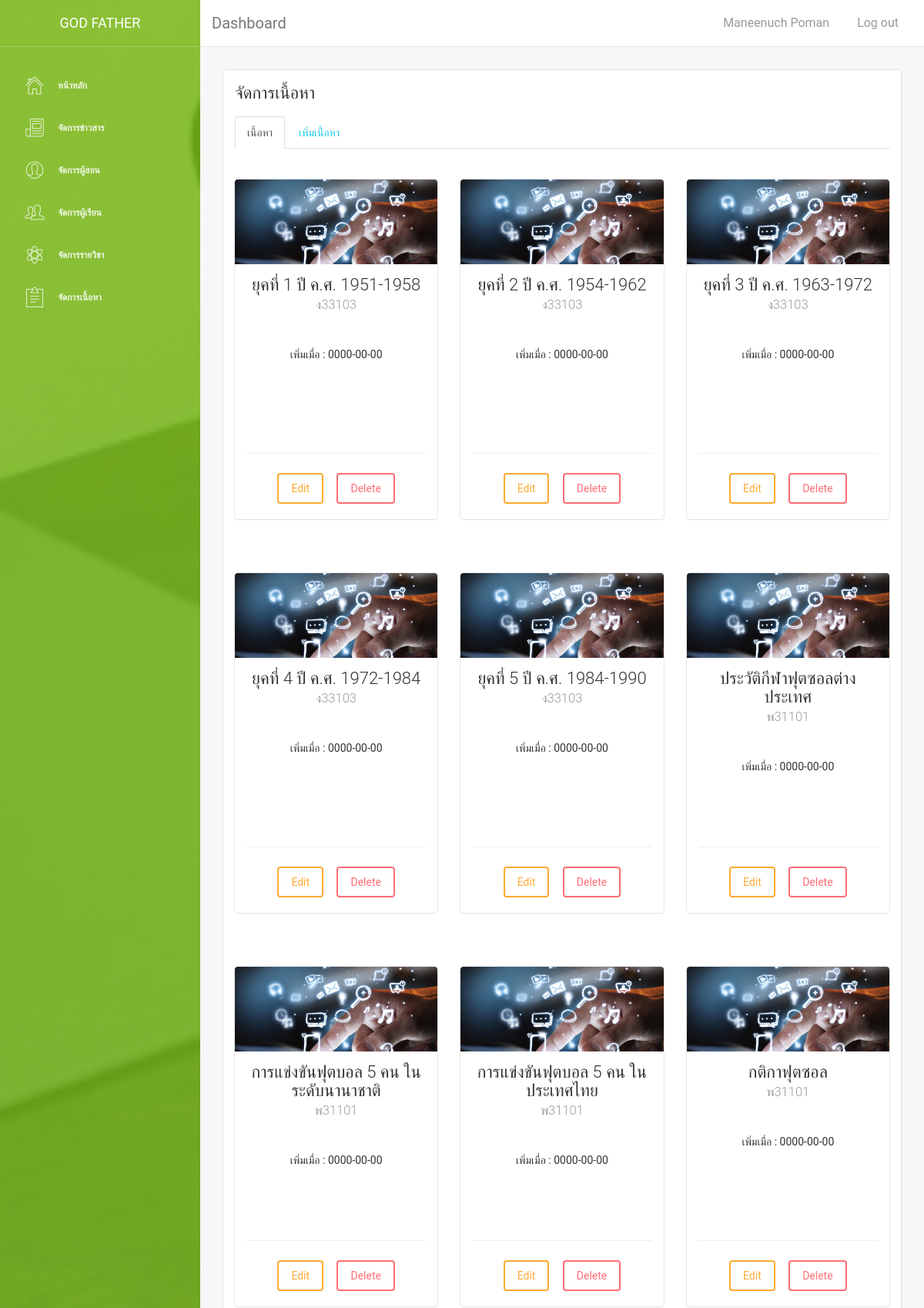
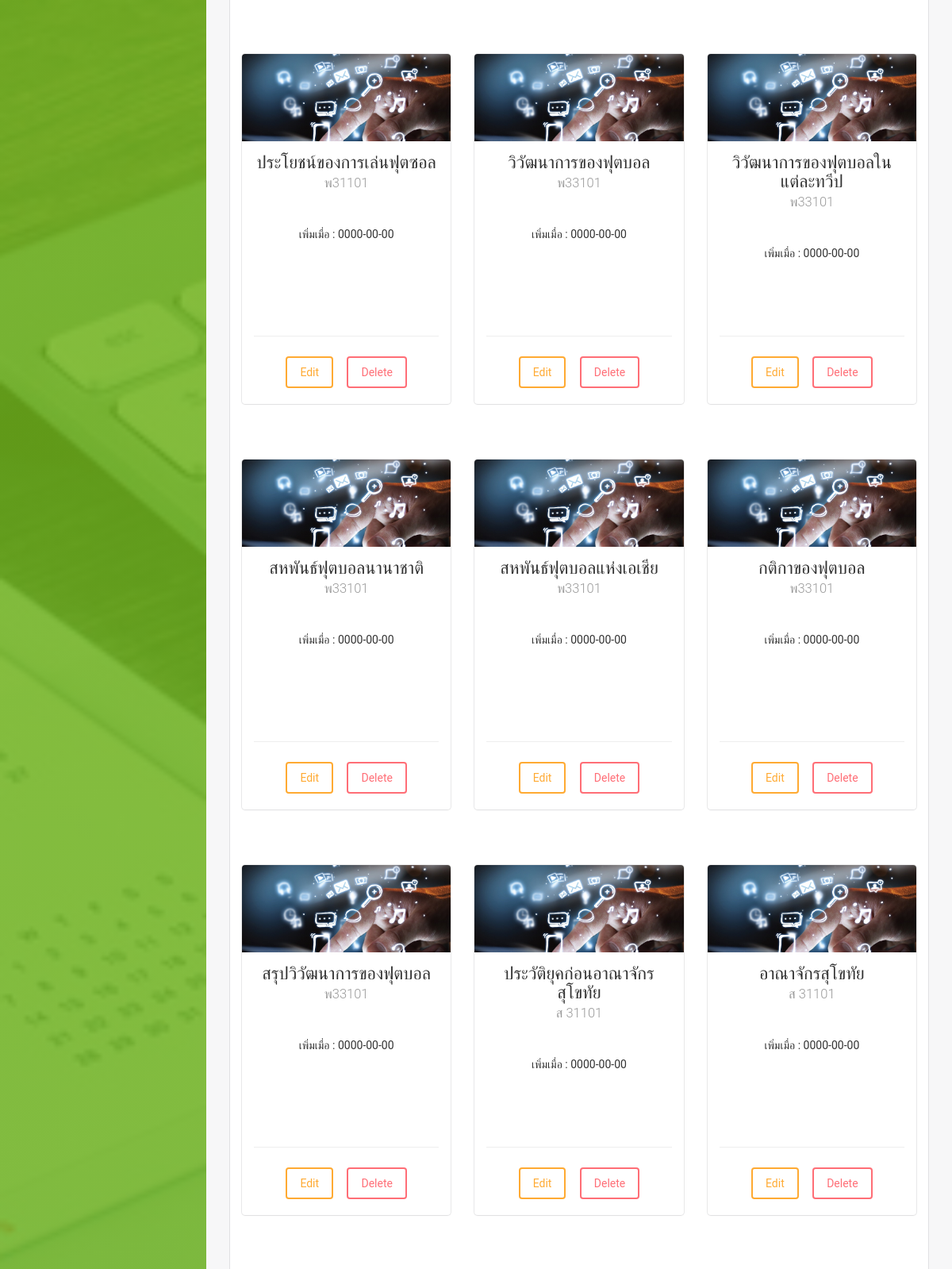
/admin/adcontent.php (signed in, upper part), run on the app's committed database (2 pictures, top to bottom).
### tables this page shows
CREATE TABLE `content` (
  `conid` int(5) NOT NULL,
  `contitle` varchar(50) NOT NULL,
  `subid` varchar(8) NOT NULL,
  `contxt` text NOT NULL,
  `condate` varchar(15) NOT NULL
);

### admin/adcontent.php (the view, shortened to what this page needs)
<?php
include("connectdb.php");
?>
    <!doctype html>
    <html lang="en">
    <head>
        <?php
    include("include/head.php");
    ?>
    </head>
    <body>
        <div class="wrapper">
            <?php
    include("include/sidebar.php");
    ?>
                <div class="main-panel">
                    <?php
    include("include/nav.php");
    ?>
                        <div class="content">
                            <div class="container-fluid">
                                <div class="row">
                                    <div class="col-sm-12">
                                        <div class="card">
                                            <div class="header">
                                                <h4 class="title">จัดการเนื้อหา</h4>
                                            </div>
                                            <div class="content">
                                                <ul class="nav nav-tabs">
                                                    <li class="active"><a data-toggle="tab" href="#contentname">เนื้อหา</a></li>
                                                    <li><a data-toggle="tab" href="#contentadd">เพิ่มเนื้อหา</a></li>
                                                </ul>
                                                <div class="tab-content">
                                                    <div id="contentname" class="tab-pane fade in active">
                                                        <div class="row">
                                                            <?php
				$mysql = "select * from content";
				$result = mysqli_query($link,$mysql);
				while($mydata = mysqli_fetch_array($result,MYSQLI_ASSOC))
				{
				?>
                                                                <div class="col-md-4">
                                                                    <br>
                                                                    <br>
                                                                    <div class="card card-user">
                                                                        <div class="image">
                                                                            <img src="assets/img/img%20(9).jpg" alt="">
                                                                        </div>
                                                                        <div class="content">
                                                                            <div class="text-center">
                                                                                <h4 class="title">
                                                                                <?php echo $mydata['contitle']?><br>
                                                                                 <small>
                                                                                 <?php echo $mydata['subid']?></small>
                                                                                </h4>
                                                                                <br>
                                                                            </div>
                                                                            <p class="description text-center">
                                                                                <br>เพิ่มเมื่อ :
                                                                                <?php echo $mydata['condate']?>
                                                                            </p>
                                                                        </div>
                                                                        <hr>
                                                                        <div class="text-center">
                                                                            <br>
                                                                            <a href="editcontent.php?conid=<?php echo $mydata['conid'];?>" class="btn btn-large btn-warning"> Edit </a> &nbsp; &nbsp;
                                                                            <a href="managecontent.php?conid=<?php echo $mydata['conid'];?>&button=delete" class="btn btn-danger btn-large"> Delete </a>
                                                                            <br>
                                                                            <br>
                                                                        </div>
                                                                    </div>
                                                                </div>
                                                                <?php
				}
							?>
                                                        </div>
                                                    </div>
                                                    </div>
                                                </div>
                                            </div>
                                        </div>
                                    </div>
                                </div>
                            </div>
                        </div>
                </div>
    </body>
    </html>

### data on the page
content: contitle "ยุคที่ 1 ปี ค.ศ. 1951-1958", subid "ง33103", condate "0000-00-00"
content: contitle "ยุคที่ 2 ปี ค.ศ. 1954-1962", subid "ง33103", condate "0000-00-00"
content: contitle "ยุคที่ 3 ปี ค.ศ. 1963-1972", subid "ง33103", condate "0000-00-00"
content: contitle "ยุคที่ 4 ปี ค.ศ. 1972-1984", subid "ง33103", condate "0000-00-00"
content: contitle "ยุคที่ 5 ปี ค.ศ. 1984-1990", subid "ง33103", condate "0000-00-00"
content: contitle "ประวัติกีฬาฟุตซอลต่างประเทศ", subid "พ31101", condate "0000-00-00"
content: contitle "การแข่งขันฟุตบอล 5 คน ในระดับนานาชาติ", subid "พ31101", condate "0000-00-00"
content: contitle "การแข่งขันฟุตบอล 5 คน ในประเทศไทย", subid "พ31101", condate "0000-00-00"
content: contitle "กติกาฟุตซอล", subid "พ31101", condate "0000-00-00"
content: contitle "ประโยชน์ของการเล่นฟุตซอล", subid "พ31101", condate "0000-00-00"
content: contitle "วิวัฒนาการของฟุตบอล", subid "พ33101", condate "0000-00-00"
content: contitle "วิวัฒนาการของฟุตบอลในแต่ละทวีป", subid "พ33101", condate "0000-00-00"
content: contitle "สหพันธ์ฟุตบอลนานาชาติ", subid "พ33101", condate "0000-00-00"
content: contitle "สหพันธ์ฟุตบอลแห่งเอเชีย", subid "พ33101", condate "0000-00-00"
content: contitle "กติกาของฟุตบอล", subid "พ33101", condate "0000-00-00"
content: contitle "สรุปวิวัฒนาการของฟุตบอล", subid "พ33101", condate "0000-00-00"
content: contitle "ประวัติยุคก่อนอาณาจักรสุโขทัย", subid "ส 31101", condate "0000-00-00"
content: contitle "อาณาจักรสุโขทัย", subid "ส 31101", condate "0000-00-00"

### other printed values
$_SESSION['tname'] "Maneenuch Poman"
